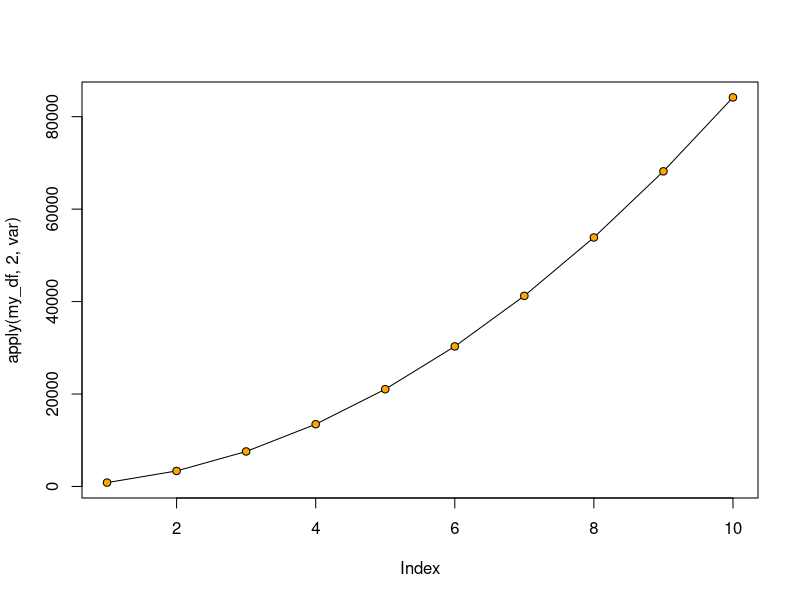
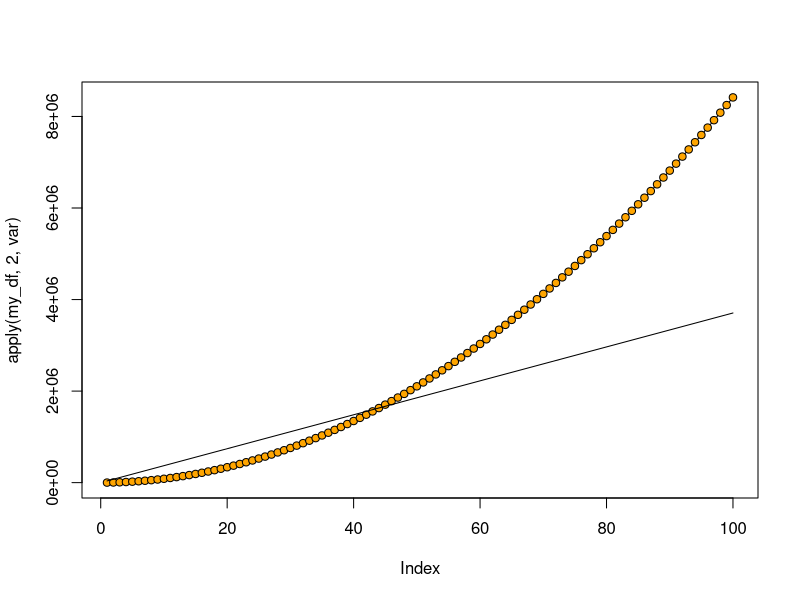
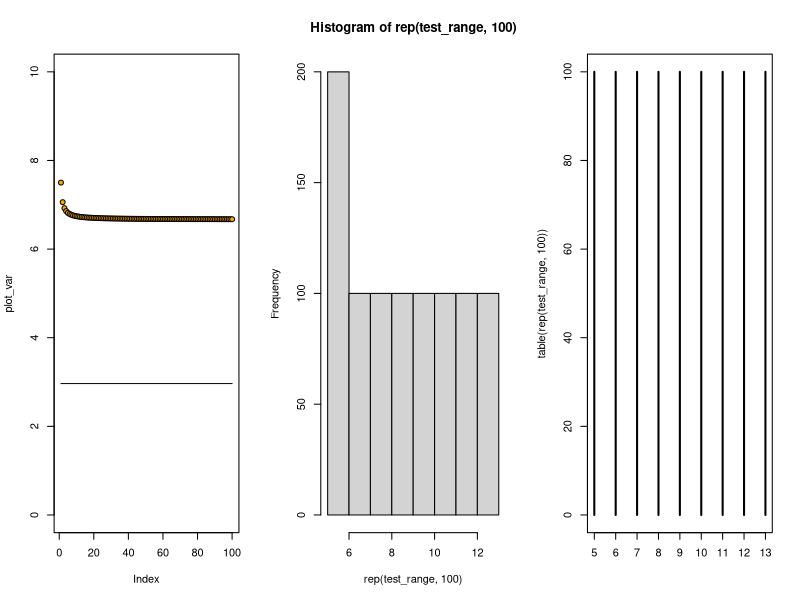
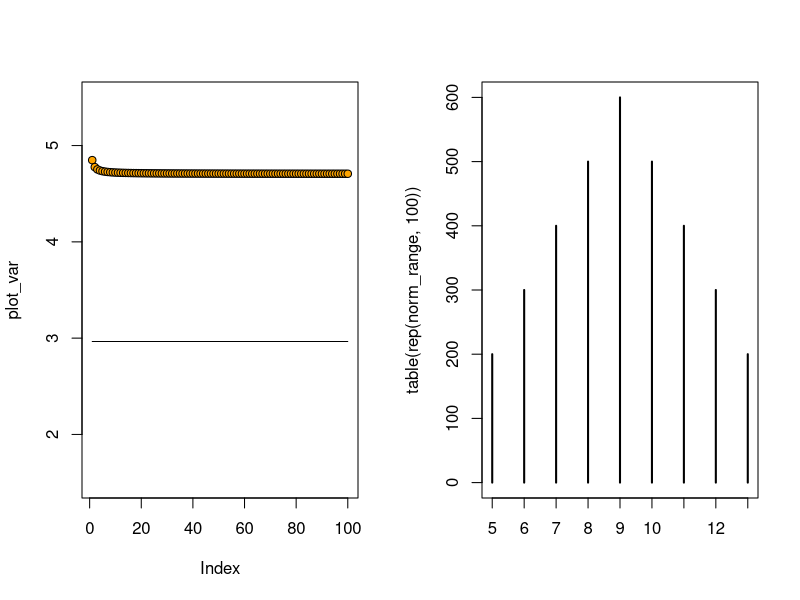
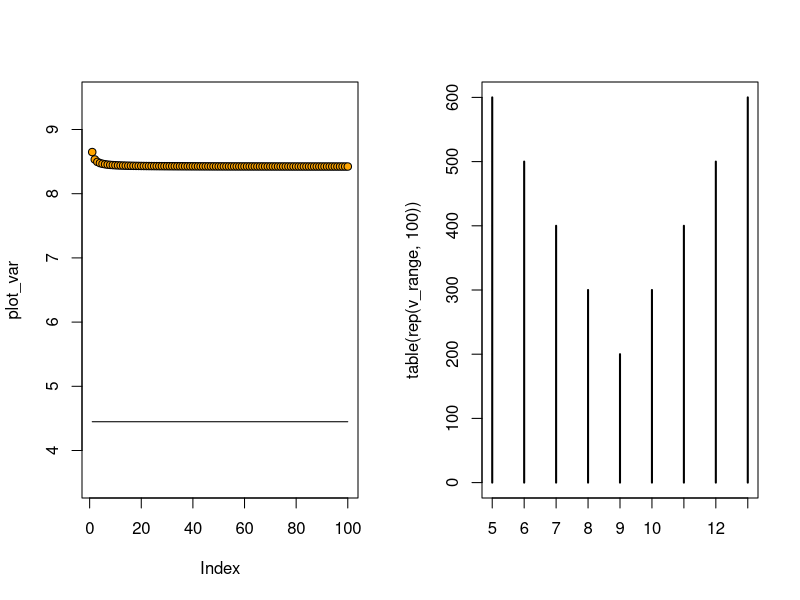
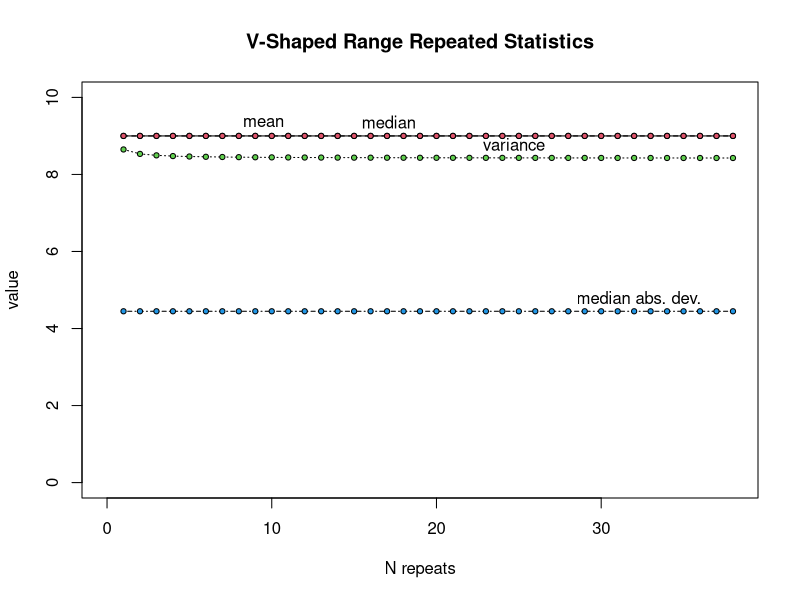
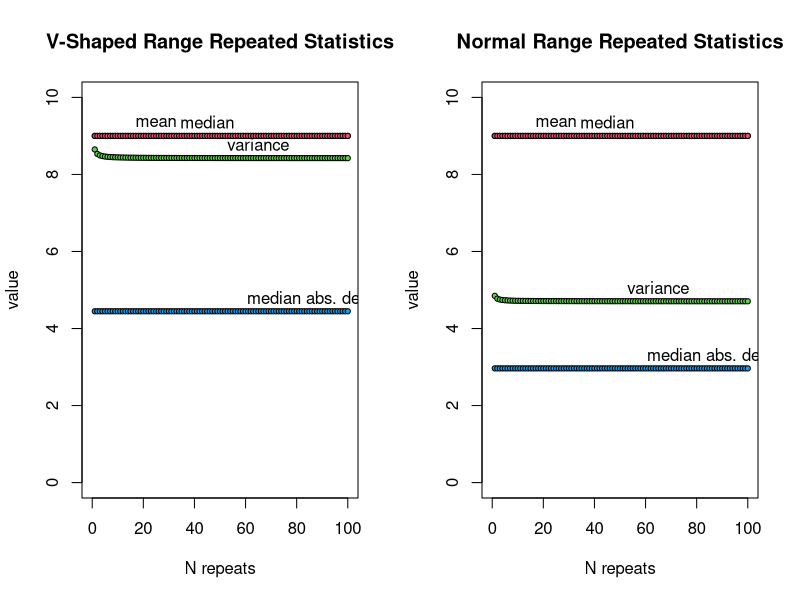
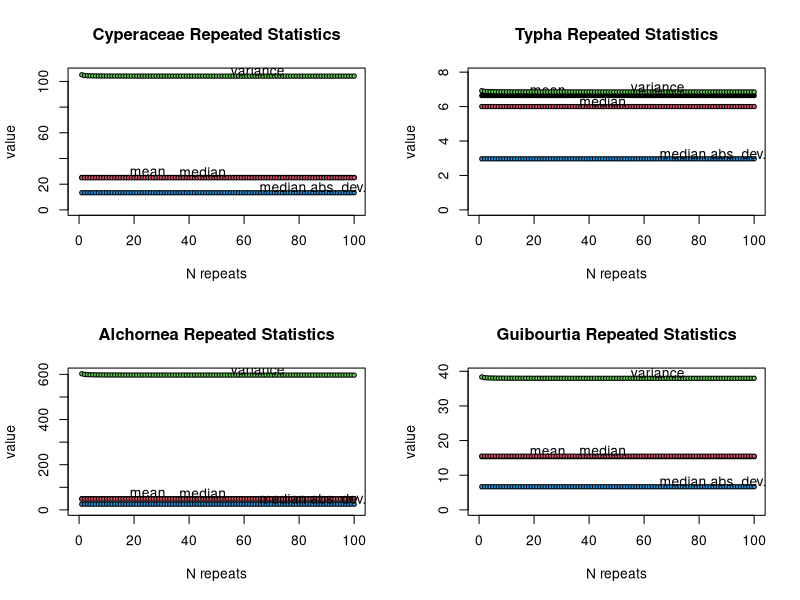

The R script that drew these images, in order:
## ---- chunk 1
knitr::opts_chunk$set(echo = TRUE)

fake_core <- read.csv("data/Fake_core.csv", #Make sure fake_core is loaded!
         header = TRUE,
         row.names = "depth")

## ---- chunk 2

mad(fake_core$Cyperaceae.undiff.)

mad_cyp = sum( abs(fake_core$Cyperaceae.undiff. - median(fake_core$Cyperaceae.undiff.) ) ) / length(fake_core$Cyperaceae.undiff.)

mad_cyp

## ---- chunk 3

mad(fake_core$Cyperaceae.undiff., center = mean(fake_core$Cyperaceae.undiff.), constant = 1)

mad_cyp = mean(abs(fake_core$Cyperaceae.undiff. - mean(fake_core$Cyperaceae.undiff.)))

mad_cyp

#Now we calculate the median average deviation.

mad_cyp = median(abs(fake_core$Cyperaceae.undiff - median(fake_core$Cyperaceae.undiff.)))

mad_cyp

mad(fake_core$Cyperaceae.undiff., constant = 1)

## ---- chunk 4

var(fake_core$Cyperaceae.undiff.)

var_cyp = mean((fake_core$Cyperaceae.undiff. - mean(fake_core$Cyperaceae.undiff.))^2)

#Perhaps R calculates variance for a sample and not a population...

var_cyp = sum((fake_core$Cyperaceae.undiff. - mean(fake_core$Cyperaceae.undiff.))^2)/
  (length(fake_core$Cyperaceae.undiff.)-1) #Note that we're taking N - 1 here. 

var(fake_core$Cyperaceae.undiff.)
var_cyp

## ---- chunk 5

my_df = sapply(1:10, function(x){ #Using function to create progressively larger runs of numbers that are equally spaced.
    seq(x, x*100, x)
})

apply(my_df, 2, var)

plot(apply(my_df, 2, var), type = "o", pch = 21, bg = "orange")

## ---- chunk 6

my_df = sapply(1:100, function(x){ #Using function to create progressively larger runs of numbers that are equally spaced.
    seq(x, x*100, x)
})

apply(my_df, 2, var)

plot(apply(my_df, 2, var),
     type = "o",
     pch = 21, 
     bg = "orange")

lines(apply(my_df, 2, mad)*1000) #Here we're adding the MAD values for the same dataset, multiplied by 1000 to make them visible.


## ---- chunk 7

test_range = c(5:13)

plot_var = sapply(1:100, function(x){
  var(rep(test_range, x))
})

plot_mad = sapply(1:100, function(x){
  mad(rep(test_range, x))
})

par(mfrow = c(1, 3))

plot(plot_var, ylim = c(0,10), pch = 21, bg = "orange")

lines(plot_mad)

hist(rep(test_range, 100))

plot(table(rep(test_range,100)))

par(mfrow = c(1, 1))

## ---- chunk 8

norm_range = #Using <shift+enter>, we can already make a visualization of the counts...
    c(5, 5,
      6, 6, 6,
      7, 7, 7, 7,
      8, 8, 8, 8, 8,
      9, 9, 9, 9, 9, 9,
      10, 10, 10, 10, 10,
      11, 11, 11, 11,
      12, 12, 12,
      13, 13)

plot_var = sapply(1:100, function(x){
  var(rep(norm_range, x))
})

plot_mad = sapply(1:100, function(x){
  mad(rep(norm_range, x))
})

par(mfrow = c(1, 2))

plot(plot_var, ylim = c(floor(min(plot_mad)) - 0.5, ceiling(max(plot_var)) +0.5), pch = 21, bg = "orange")

lines(plot_mad)

plot(table(rep(norm_range,100)))

par(mfrow = c(1, 1))


## ---- chunk 9

v_range = c(
      5, 5, 5, 5, 5, 5,
      6, 6, 6, 6, 6, 
      7, 7, 7, 7, 
      8, 8, 8,
      9, 9, 
      10, 10, 10, 
      11, 11, 11, 11,
      12, 12, 12, 12, 12,
      13, 13, 13, 13, 13, 13)

plot_var = sapply(1:100, function(x){
  var(rep(v_range, x))
})

plot_mad = sapply(1:100, function(x){
  mad(rep(v_range, x))
})

par(mfrow = c(1, 2))

plot(plot_var, ylim = c(floor(min(plot_mad)) - 0.5, ceiling(max(plot_var)) +0.5), pch = 21, bg = "orange")

lines(plot_mad)

plot(table(rep(v_range,100)))

par(mfrow = c(1, 1))

## ---- chunk 10

stat_lines = function(x,#Creating a function called "stat_lines" it expects some vector of data "x" and the following arguments
                      times = length(x), #Setting this to "length(x)" by default, so calling this won't always be necessary. But we can add our own numbers!
                      title = NA){ #Setting up a title object, defaulting to NA
  
  plot_u = sapply(1:times, function(y){ #Here's that fast custom function that creates means for the repeated set of numbers.
    mean(rep(x, y))
  })
  
  plot_med = sapply(1:times, function(y){ #Same, but for the median.
    median(rep(x, y))
  })
  
  plot_var = sapply(1:times, function(y){ #Same, but for variance.
    var(rep(x, y))
  })
  
  plot_mad = sapply(1:times, function(y){ #Same, but for median absolute deviation
    mad(rep(x, y))
  })
  
  stat_labels = c("mean", "median", "variance", "median abs. dev.")
  
  plot_stats = data.frame(plot_u, plot_med, plot_var, plot_mad)
  
  plot(0, 0, xlim = c(0, times), ylim = c(0, max(plot_stats)+1), pch = NA, xlab = "N repeats", ylab = "value", main =paste0(title," Repeated Statistics"))
  
  for(i in 1:ncol(plot_stats)){
    points(plot_stats[, i], type = "o", pch = 21, lty = i, bg = i, cex = 0.7)
    text(times*0.05+(i*(0.2*times)), min(plot_stats[, i])+(0.04*max(plot_stats)), labels = stat_labels[i])
  }
  
}

stat_lines(v_range, title = "V-Shaped Range")


## ---- chunk 11

par(mfrow = c(1,2))

stat_lines(v_range, title = "V-Shaped Range", times = 100)

stat_lines(norm_range, title = "Normal Range", times = 100)

par(mfrow = c(1,1))

## ---- chunk 12

par(mfrow = c(2,2))

stat_lines(fake_core$Cyperaceae.undiff., title = "Cyperaceae")
stat_lines(fake_core$Typha, title = "Typha")
stat_lines(fake_core$Alchornea, title = "Alchornea")
stat_lines(fake_core$Guibourtia.demeusei, title = "Guibourtia")

par(mfrow = c(1,1))

## ---- chunk 13

sd(fake_core$Cyperaceae.undiff.)

sd_cyp = sqrt(var(fake_core$Cyperaceae.undiff.))

sd_cyp

## ---- chunk 14

par(mfrow = c(1, 2))

my_df = sapply(1:10, function(x){ #Using function to create progressively larger runs of numbers that are equally spaced.
    seq(x, x*100, x)
})

#apply(my_df, 2, sd)

plot(apply(my_df, 2, sd), type = "o", pch = 21, bg = "orange")
lines(apply(my_df, 2, mad))

my_df = sapply(1:1000, function(x){
  seq(x, x*100, x)
})

plot(apply(my_df, 2, sd), type = "o", pch = 21, bg = "orange")
lines(apply(my_df, 2, mad))

par(mfrow = c(1, 1))


## ---- chunk 15

stat_lines = function(x,#Creating a function called "stat_lines" it expects some vector of data "x" and the following arguments
                      times = length(x), #Setting this to "length(x)" by default, so calling this won't always be necessary. But we can add our own numbers!
                      title = NA){ #Setting up a title object, defaulting to NA
  
  plot_u = sapply(1:times, function(y){ #Here's that fast custom function that creates means for the repeated set of numbers.
    mean(rep(x, y))
  })
  
  plot_med = sapply(1:times, function(y){ #Same, but for the median.
    median(rep(x, y))
  })
  
  #plot_var = sapply(1:times, function(y){ #Same, but for variance. #We can keep our code and just hash this out.
  #  var(rep(x, y))
  #})
  
  plot_mad = sapply(1:times, function(y){ #Same, but for median absolute deviation
    mad(rep(x, y))
  })
  
  plot_sd = sapply(1:times, function(y){
    sd(rep(x, y))
  })
  
  stat_labels = c("mean", "median", "median abs. dev.", "SD") #Because we automate everything below, all we have to do is modify the names.
  
  plot_stats = data.frame(plot_u, plot_med, plot_mad, plot_sd) #We're using the plot_stats dataframe below, so we modify the entry here.
  
  plot(0, 0, xlim = c(0, times), ylim = c(0, max(plot_stats)+1), pch = NA, xlab = "N repeats", ylab = "value", main =paste0(title," Repeated Statistics"))
  
  for(i in 1:ncol(plot_stats)){
    points(plot_stats[, i], type = "o", pch = 21, lty = i, bg = i, cex = 0.7)
    text((times/ncol(plot_stats)*i), min(plot_stats[, i])+(0.04*max(plot_stats)), labels = stat_labels[i]) #Changing text plotting to fit new variable.
  }
  
}

## ---- chunk 16

par(mfrow = c(2,2))

stat_lines(fake_core$Cyperaceae.undiff., title = "Cyperaceae")
stat_lines(fake_core$Typha, title = "Typha")
stat_lines(fake_core$Alchornea, title = "Alchornea")
stat_lines(fake_core$Guibourtia.demeusei, title = "Guibourtia")

par(mfrow = c(1,1))

## ---- chunk 17

norm_vector = rnorm(n = 100, mean = 50, sd = 10)

hist(norm_vector)

## ---- chunk 18

par(mfrow = c(3,2)) #We're making six plots

sapply(1:6, function(x){ #Using a custom function six times
  hist(rnorm(n = 10^x, #Call histogram for a normally distributed set of random numbers, increasing by orders of magnitude (10^i)
             mean = 50, #Set the mean of the random values
             sd = 10), #Set the standard deviation
       breaks = 50, #Breaks for histogram
       main = paste0("Histogram for n = ", 10^x)) #Title for plots
})

par(mfrow = c(1,1))

## ---- chunk 19

par(mfrow = c(3,2))

sapply(exp(seq(0.2, 1.2, 0.2)), function(x){ #Using a custom function six times
  hist(rbeta(10000, #Call histogram for a normally distributed set of random numbers, increasing by orders of magnitude (10^i)
             x, #Setting shape values
             10), #Setting shape values
       breaks = 50, #Breaks for histogram
       main = paste0("Histogram for Skewed Data")) #Title for plots
})

par(mfrow = c(1,1))

## ---- chunk 20

par(mfrow = c(3,2))

sapply(exp(seq(0.2, 1.2, 0.2)), function(x){ #Using a custom function six times
  hist(rbeta(10000, #Call histogram for random numbers drawn from beta distribution of 10000 numbers
             10, #Setting shape values
             x), #Setting shape values
       breaks = 50, #Breaks for histogram
       main = paste0("Histogram for Skewed Data")) #Title for plots
})

par(mfrow = c(1,1))

## ---- chunk 21

par(mfrow = c(3,2))

sapply(1:6, function(x){ #Using a custom function six times
  hist(rbeta(10000, #Call histogram for random numbers drawn from beta distribution of 10000 numbers
             0.2, #Setting shape values
             x), #Setting shape values
       breaks = 50, #Breaks for histogram
       main = paste0("Histogram for Skewed Data")) #Title for plots
})

par(mfrow = c(1,1))

## ---- chunk 22

my_df = sapply(1:1000, function(x){
  rnorm(100, mean = x*10, sd = 10)
})

apply(my_df, 2, var)

plot(apply(my_df, 2, var), type = "o", pch = 21, bg = "orange")

